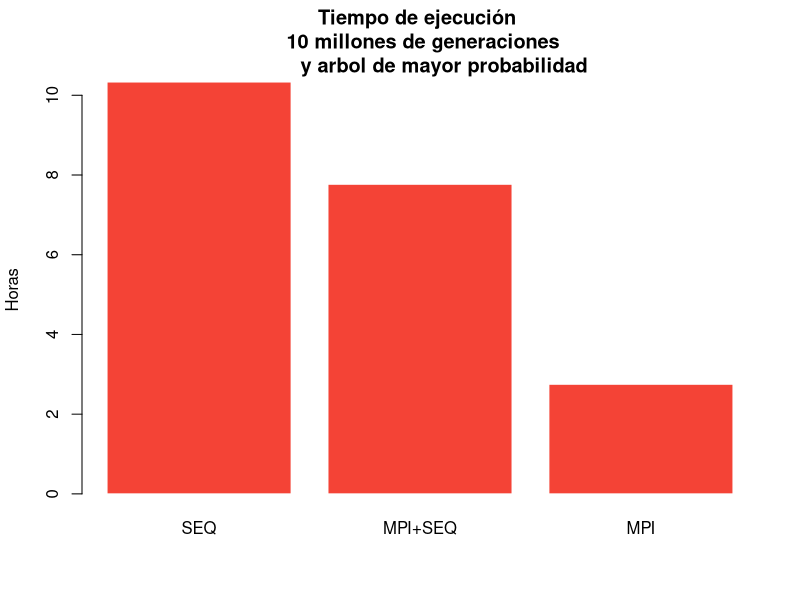

Write R code to recreate this figure.
## Escalando revBayes

#Tiempos de salida

#mpi + sequential =
#real	466m32.776s
#user	773m12.036s
#sys	0m9.056s

#mpi =
#real	165m29.557s
#user	659m28.720s
#sys	0m13.172s


#sequential = 
#real	620m4.992s
#user	619m56.872s
#sys	0m4.636s

tiempos <- c(620, 466, 165)
tiempos <- tiempos/60
names(tiempos) <-c("SEQ", "MPI+SEQ", "MPI" )
barplot(tiempos, ylab = "Horas", col = "#f44336", border = F, 
        main = "Tiempo de ejecución \n 10 millones de generaciones
        y arbol de mayor probabilidad")

